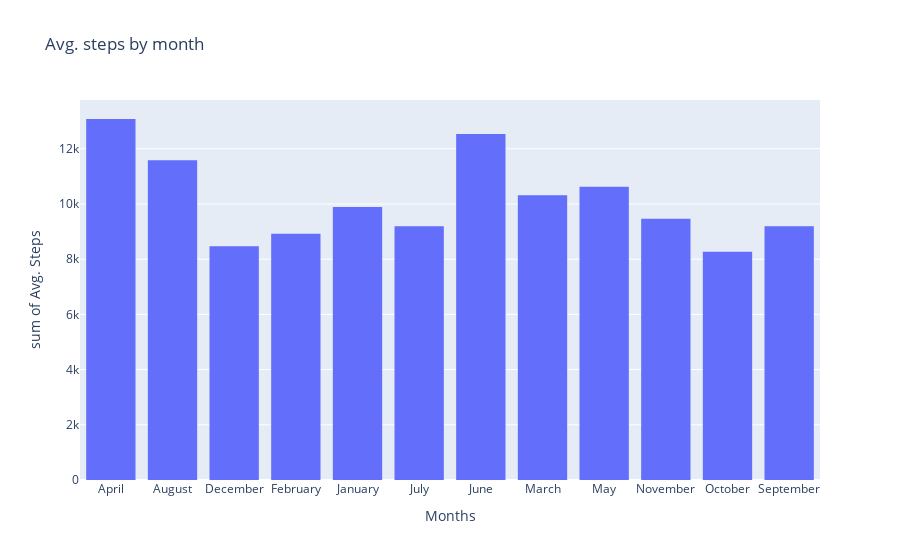

The notebook cell this image was saved under:
### Code cell
px.histogram(month_steps, x='Months', y='Steps', title='Avg. steps by month', labels={'Steps':'Avg. Steps'})

### Figure 1 — Plotly figure (JSON) as saved in the notebook; plotly's stock layout.template omitted (floating-point values rounded to 4 significant figures)
{"data": [{"alignmentgroup": "True", "bingroup": "x", "histfunc": "sum", "hovertemplate": "Months=%{x}<br>sum of Avg. Steps=%{y}<extra></extra>", "legendgroup": "", "marker": {"color": "#636efa"}, "name": "", "offsetgroup": "", "orientation": "v", "showlegend": false, "type": "histogram", "x": ["April", "August", "December", "February", "January", "July", "June", "March", "May", "November", "October", "September"], "xaxis": "x", "y": [13080.0, 11580.0, 8470.0, 8923.0, 9892.0, 9193.0, 12540.0, 10310.0, 10620.0, 9467.0, 8272.0, 9191.0], "yaxis": "y"}], "layout": {"autosize": true, "barmode": "relative", "legend": {"tracegroupgap": 0}, "title": {"text": "Avg. steps by month"}, "xaxis": {"anchor": "y", "autorange": true, "domain": [0, 1], "range": [-0.5, 11.5], "title": {"text": "Months"}, "type": "category"}, "yaxis": {"anchor": "x", "autorange": true, "domain": [0, 1], "range": [0, 13770.0], "title": {"text": "sum of Avg. Steps"}, "type": "linear"}}}
